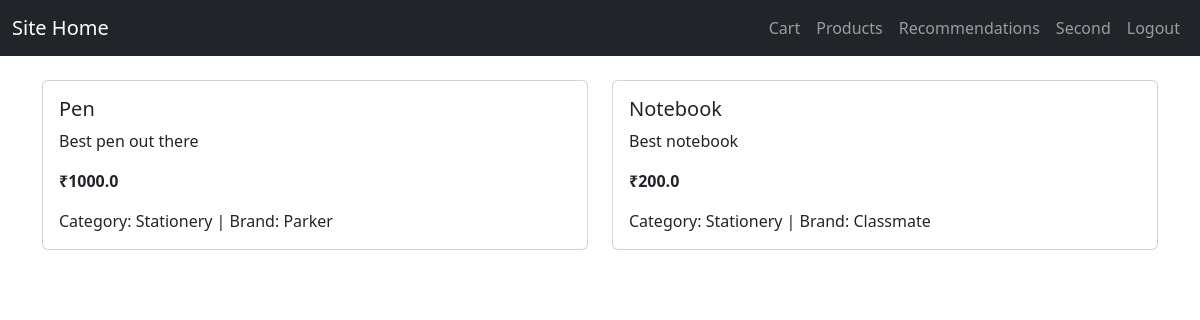
Page /product (signed in) on the earlier database version.
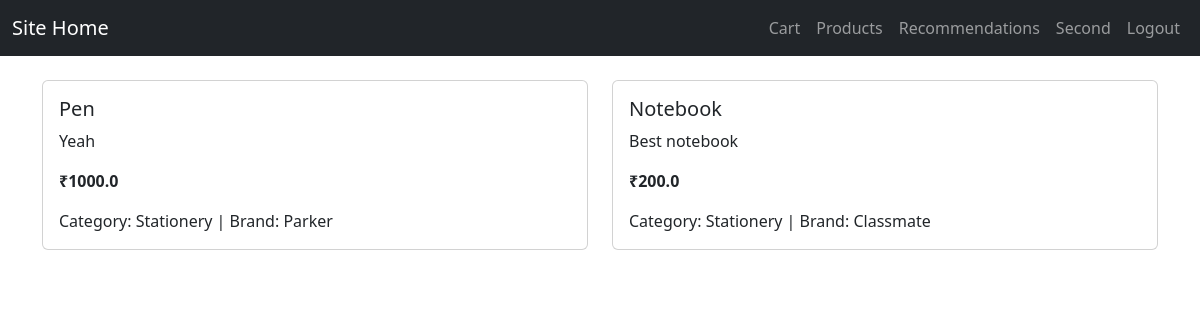
Same page on the later database version.
### app/models/product.py (models this page shows, shortened)
class Product(db.Model):
    id = db.Column(db.Integer, primary_key=True)
    name = db.Column(db.String(200), nullable=False)
    description = db.Column(db.String(500))
    price = db.Column(db.Float, nullable=False)
    category = db.Column(db.String(100))
    brand = db.Column(db.String(100))
    quantity=db.Column(db.Integer)
    date_added = db.Column(db.DateTime, default=datetime.utcnow)

### app/routes/product_routes.py (the view)
@product_bp.route('/product')
@login_required
def view_products():
    all_products = Product.query.all()
    return render_template('products.html', products=all_products)

### app/routes/admin_routes.py (called while the page is built)
@login_manager.user_loader
def load_user(user_id):
    return User.query.get(int(user_id))

### app/templates/products.html (shortened to what this page needs)
{% extends 'base.html' %}
{% block navbar %}
    <li class="nav-item"><a class="nav-link" href="/logout">Logout</a></li>
{% endblock navbar %}
{% block content %}
    <div class="row row-cols-1 row-cols-md-2 g-4">
    {% for product in products %}
    <div class="col">
        <div class="card">
            <div class="card-body">
                <h5 class="card-title">{{ product.name }}</h5>
                <p class="card-text">{{ product.description }}</p>
                <p class="card-text"><strong>₹{{ product.price }}</strong></p>
                <p class="card-text">Category: {{ product.category }} | Brand: {{ product.brand }}</p>
            </div>
        </div>
    </div>
    {% endfor %}
</div>
{% endblock content %}

Differences in the rows shown:
changed Product "Pen": description "Best pen out there" → "Yeah"
